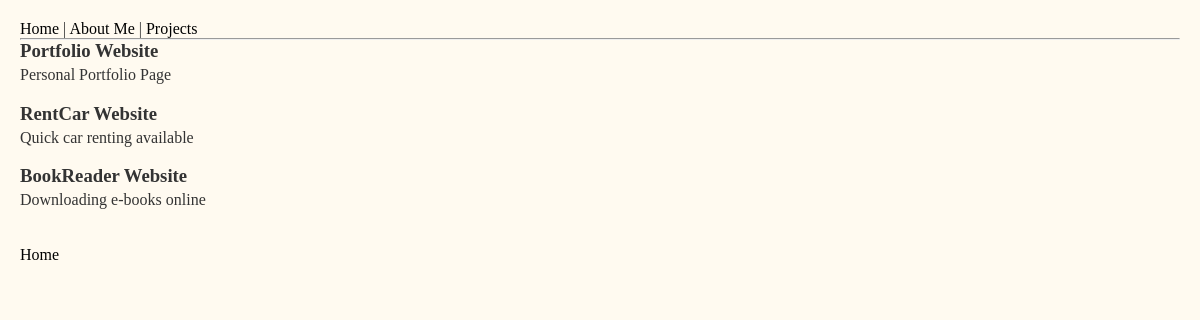
The app's page /projects with its own data.
### tables this page shows
CREATE TABLE projects(
    id INTEGER PRIMARY KEY AUTOINCREMENT,
    title TEXT,
    description TEXT);

### app.py (the view)
@app.route("/projects")
def projects():
    connection = sqlite3.connect('portfolio.db')
    connection.row_factory = sqlite3.Row
    cursor = connection.cursor()
    projects = cursor.execute("SELECT * FROM projects LIMIT 3").fetchall()
    connection.close()
    return render_template('projects.html', projects = projects)

### templates/projects.html (shortened to what this page needs)
<!DOCTYPE html>
<html lang="en">
<head>
    <link rel="stylesheet" href="{{url_for('static', filename='styleport.css')}}">
</head>
<body>
    <nav>
    <a href="{{ url_for('index') }}">Home</a> |
    <a href="{{ url_for('about') }}">About Me</a> |
    <a href="{{ url_for('projects') }}">Projects</a>
    </nav>
    <div class="line"> <hr> </div>
    <div class="projects">
        {% for project in projects %}
        <div class="project-card">
            <h3>{{project['title']}}</h3>
            <p>{{project['description']}}</p>
        </div>
        {% endfor %}
    </div>
     <br>
        <a href="/">Home</a>
</body>
</html>

### static/styleport.css (style rules this page uses)
body { background-color: floralwhite; padding: 20px; color: #333; }
p { margin-bottom: 15px; line-height: 1.6; max-width: 800px; }
* { margin: 0; padding: 0; box-sizing: border-box; font-family: Georgia, 'Times New Roman', Times, serif; }
a { color: black; text-decoration: none; transition: color 0.2s; }

### records on screen
projects: title "Portfolio Website", description "Personal Portfolio Page"
projects: title "RentCar Website", description "Quick car renting available"
projects: title "BookReader Website", description "Downloading e-books online"
